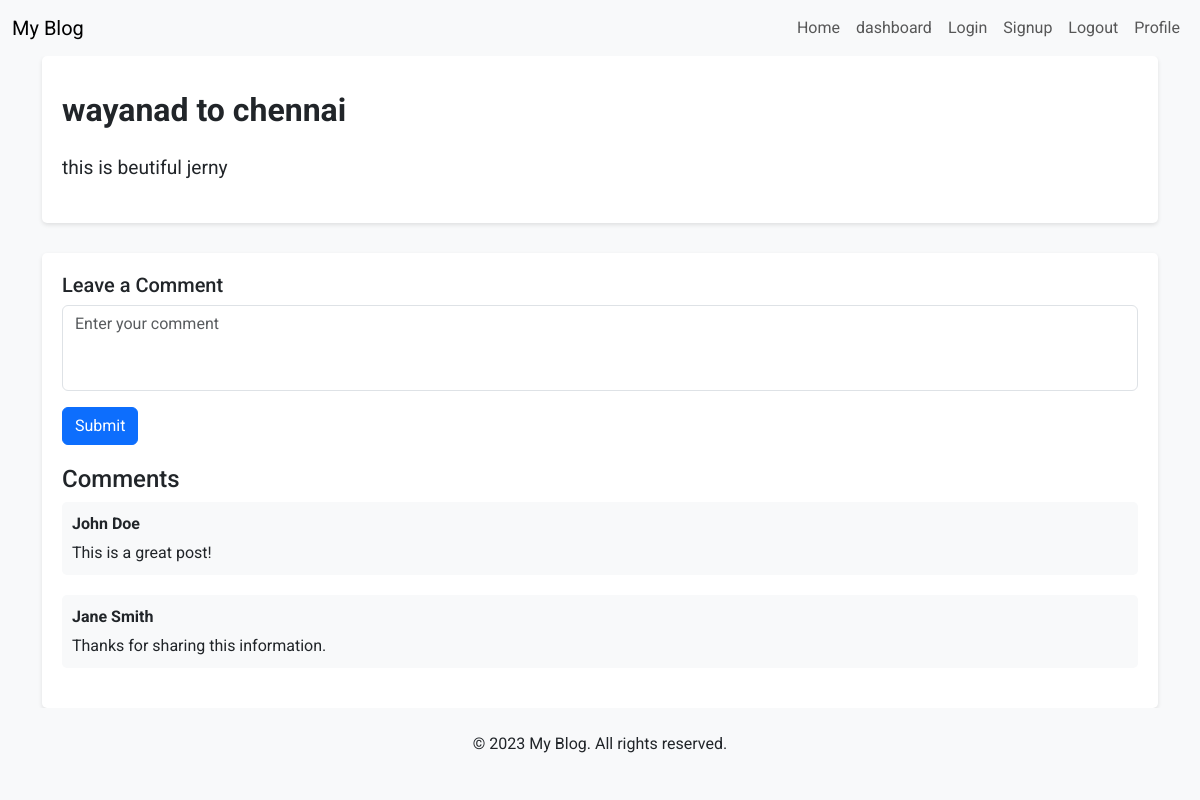
/post/1/, run on an earlier commit of the app's database.
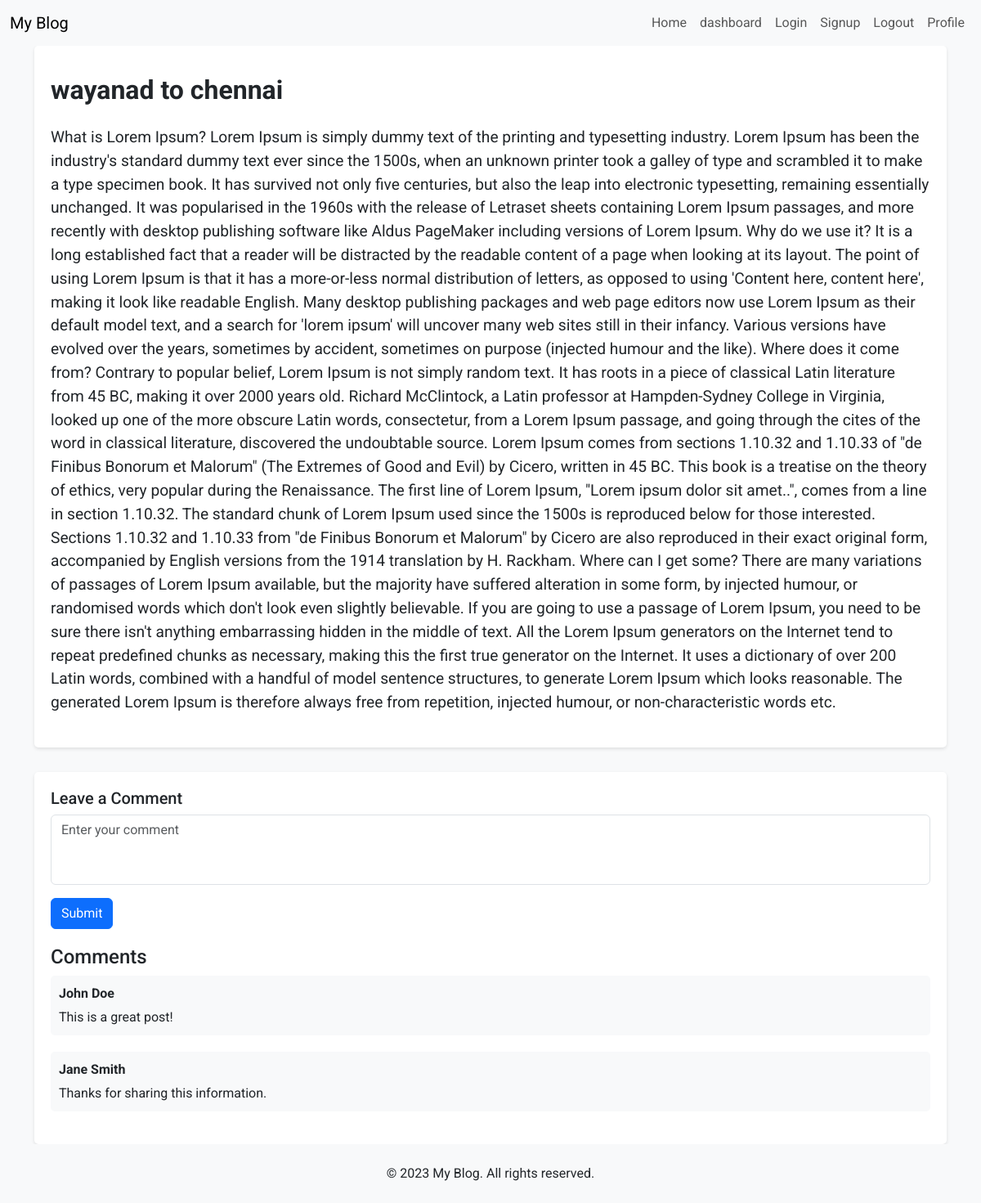
And on a later commit of the database.
### blog/models.py (models this page shows, shortened)
class Post(models.Model):
    title = models.CharField(max_length=200)
    body = models.TextField()
    published_date = models.DateTimeField(auto_now_add=True)
    last_modified = models.DateTimeField(auto_now=True)
    author = models.ForeignKey(Author, on_delete=models.CASCADE)
    categories = models.ManyToManyField(Category, related_name='c_posts')
    tags = models.ManyToManyField(Tag, related_name='t_posts')
    is_published = models.BooleanField(default=False)

### blog/views.py (the view)
# urls.py: path('post/<int:pk>/', views.PostDetailView.as_view(), name='post_details'),
class PostDetailView(DetailView):
    model = Post
    template_name = 'blog/post_details.html'
    context_object_name = 'post'
    def get_object(self):
        return get_object_or_404(Post, id=self.kwargs.get('pk'))

### blog/templates/blog/post_details.html (shortened to what this page needs)
{% extends "base.html" %}
{% load static %}
{% block extra_head%}
<link rel="stylesheet" href="{% static "blog/css/postDetails_style.css" %}">
<link rel="stylesheet" href="{% static "comments/css/comment_style.css" %}">
{% endblock  %}
{% block content %}
<div class="container">
    <div class="post">
        <div class="post-title">{{ post.title }}</div>
        <div class="post-content">
            <p>{{ post.body }}</p>
        </div>
    </div>
    {% include "comments/comment.html" %}
</div>
{% endblock content %}

What changed in the data, as far as the page shows it:
changed Post "wayanad to chennai": body "this is beutiful jerny" → "What is Lorem Ipsum? Lorem Ipsum is simply dummy text of the printing and typesetting industry. Lorem Ipsum has been the industry's standard dummy text ever since the 1500s, when an unknown printer took a galley of type and scrambled it to make a type specimen book. It has survived not only five centuries, but also the leap into electronic typesetting, remaining essentially unchanged. It was popularised in the 1960s with the release of Letraset sheets containing Lorem Ipsum passages, and more recently with desktop publishing software like Aldus PageMaker including versions of Lorem Ipsum. Why do we use it? It is a long established fact that a reader will be distracted by the readable…"
